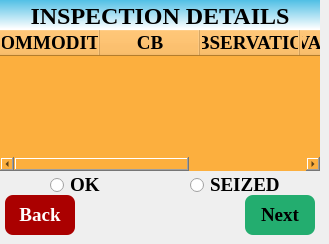
   <widget class="QWidget" name="page_45">
    <widget class="QLabel" name="lbl_inspectorVerification">
     <property name="geometry">
      <rect>
       <x>0</x>
       <y>0</y>
       <width>320</width>
       <height>30</height>
      </rect>
     </property>
     <property name="font">
      <font>
       <family>Liberation Serif</family>
       <pointsize>18</pointsize>
       <weight>75</weight>
       <bold>true</bold>
      </font>
     </property>
     <property name="layoutDirection">
      <enum>Qt::LeftToRight</enum>
     </property>
     <property name="styleSheet">
      <string notr="true">background-color: qlineargradient(spread:pad, x1:0.97005, y1:0, x2:0.960199, y2:0.972, stop:0 rgba(80, 191, 229, 255), stop:1 rgba(255, 255, 255, 255));</string>
     </property>
     <property name="frameShape">
      <enum>QFrame::NoFrame</enum>
     </property>
     <property name="frameShadow">
      <enum>QFrame::Plain</enum>
     </property>
     <property name="text">
      <string>INSPECTION DETAILS</string>
     </property>
     <property name="scaledContents">
      <bool>false</bool>
     </property>
     <property name="alignment">
      <set>Qt::AlignBottom|Qt::AlignHCenter</set>
     </property>
    </widget>
    <widget class="QTableWidget" name="tableWidget_InspectorVerificationn">
     <property name="geometry">
      <rect>
       <x>0</x>
       <y>30</y>
       <width>320</width>
       <height>141</height>
      </rect>
     </property>
     <property name="font">
      <font>
       <family>Liberation Serif</family>
       <pointsize>14</pointsize>
       <weight>75</weight>
       <bold>true</bold>
      </font>
     </property>
     <property name="styleSheet">
      <string notr="true">border-radius: 8px;
background-color: rgb(252, 175, 62);</string>
     </property>
     <property name="inputMethodHints">
      <set>Qt::ImhNone</set>
     </property>
     <property name="alternatingRowColors">
      <bool>true</bool>
     </property>
     <column>
      <property name="text">
       <string>COMMODITY</string>
      </property>
      <property name="font">
       <font>
        <family>Liberation Serif</family>
        <pointsize>14</pointsize>
        <weight>75</weight>
        <bold>true</bold>
       </font>
      </property>
     </column>
     <column>
      <property name="text">
       <string>CB</string>
      </property>
      <property name="font">
       <font>
        <family>Liberation Serif</family>
        <pointsize>14</pointsize>
        <weight>75</weight>
        <bold>true</bold>
       </font>
      </property>
     </column>
     <column>
      <property name="text">
       <string>OBSERVATION</string>
      </property>
      <property name="font">
       <font>
        <family>Liberation Serif</family>
        <pointsize>14</pointsize>
        <weight>75</weight>
        <bold>true</bold>
       </font>
      </property>
     </column>
     <column>
      <property name="text">
       <string>VARIATION</string>
      </property>
      <property name="font">
       <font>
        <family>Liberation Serif</family>
        <pointsize>14</pointsize>
        <weight>75</weight>
        <bold>true</bold>
       </font>
      </property>
     </column>
     <column>
      <property name="text">
       <string>CommCode</string>
      </property>
      <property name="font">
       <font>
        <family>Liberation Serif</family>
        <weight>75</weight>
        <bold>true</bold>
       </font>
      </property>
     </column>
    </widget>
    <widget class="QRadioButton" name="radioButton_OK_inspcVerify">
     <property name="geometry">
      <rect>
       <x>50</x>
       <y>175</y>
       <width>91</width>
       <height>20</height>
      </rect>
     </property>
     <property name="font">
      <font>
       <family>Liberation Serif</family>
       <pointsize>14</pointsize>
       <weight>75</weight>
       <bold>true</bold>
      </font>
     </property>
     <property name="styleSheet">
      <string notr="true"/>
     </property>
     <property name="text">
      <string>OK</string>
     </property>
    </widget>
    <widget class="QRadioButton" name="radioButton_seized_inspVer">
     <property name="geometry">
      <rect>
       <x>190</x>
       <y>175</y>
       <width>101</width>
       <height>20</height>
      </rect>
     </property>
     <property name="font">
      <font>
       <family>Liberation Serif</family>
       <pointsize>14</pointsize>
       <weight>75</weight>
       <bold>true</bold>
      </font>
     </property>
     <property name="styleSheet">
      <string notr="true"/>
     </property>
     <property name="text">
      <string>SEIZED</string>
     </property>
    </widget>
    <widget class="QPushButton" name="btn_Submit_InspectorVerify">
     <property name="geometry">
      <rect>
       <x>245</x>
       <y>195</y>
       <width>70</width>
       <height>40</height>
      </rect>
     </property>
     <property name="font">
      <font>
       <family>Liberation Serif</family>
       <pointsize>14</pointsize>
       <weight>75</weight>
       <bold>true</bold>
      </font>
     </property>
     <property name="styleSheet">
      <string notr="true">/*color: rgb(0, 85, 127);
background-color: rgb(255, 255, 255);*/
border-radius: 8px;
background-color: rgb(35, 173, 111);
color: rgb(0, 0, 0);</string>
     </property>
     <property name="text">
      <string>Next</string>
     </property>
    </widget>
    <widget class="QPushButton" name="btn_Back_inspectorVerify">
     <property name="geometry">
      <rect>
       <x>5</x>
       <y>195</y>
       <width>70</width>
       <height>40</height>
      </rect>
     </property>
     <property name="font">
      <font>
       <family>Liberation Serif</family>
       <pointsize>14</pointsize>
       <weight>75</weight>
       <bold>true</bold>
      </font>
     </property>
     <property name="focusPolicy">
      <enum>Qt::NoFocus</enum>
     </property>
     <property name="styleSheet">
      <string notr="true">/*color: rgb(170, 0, 0);
background-color: rgb(255, 255, 255);*/
border-radius: 8px;
background-color: rgb(170, 0, 0);
color: rgb(255, 255, 255);</string>
     </property>
     <property name="text">
      <string>Back</string>
     </property>
     <property name="icon">
      <iconset>
       <normaloff>:/rsc/images/back8.jpg</normaloff>:/rsc/images/back8.jpg</iconset>
     </property>
    </widget>
   </widget>
